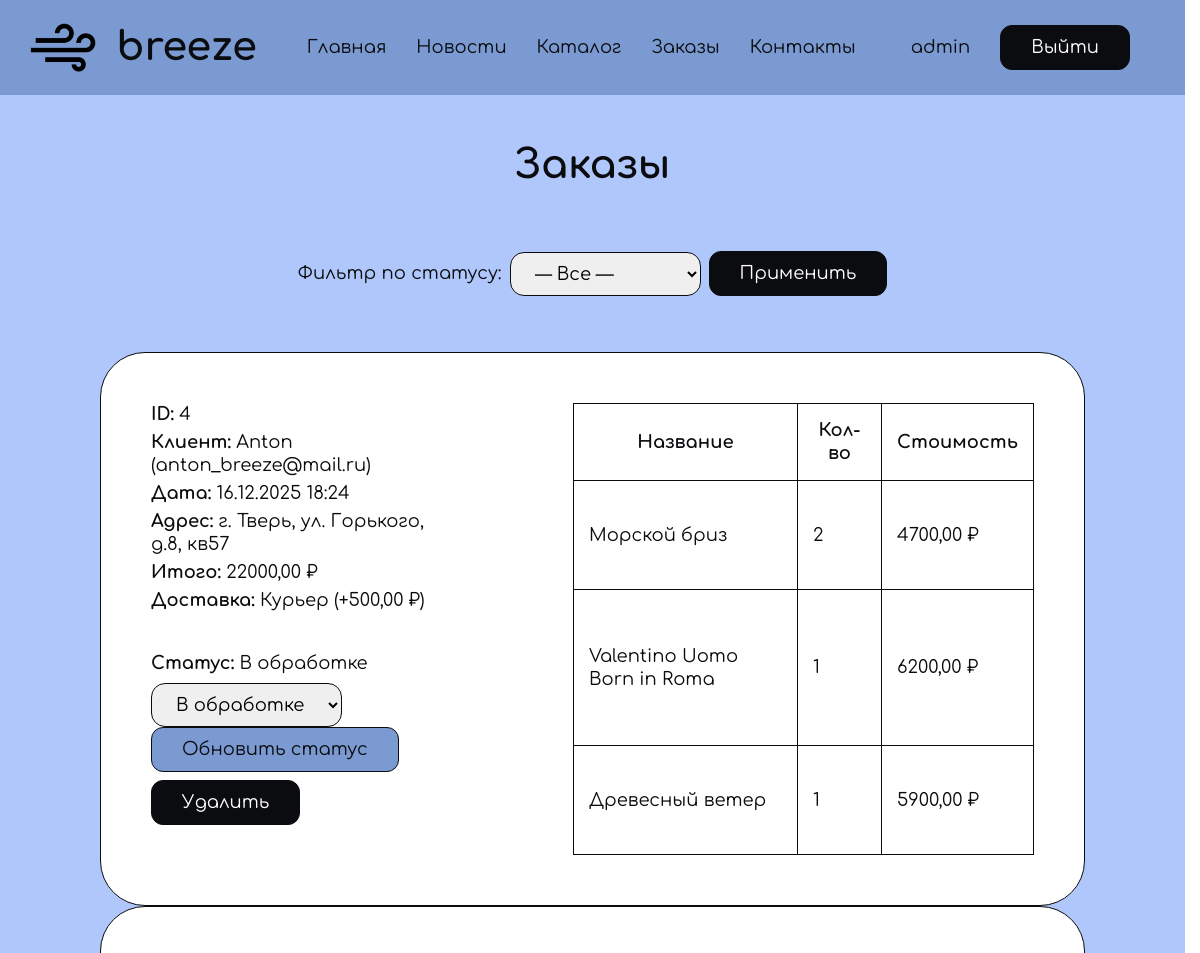
The page /orders/ (signed in, upper part) on the database as committed earlier.
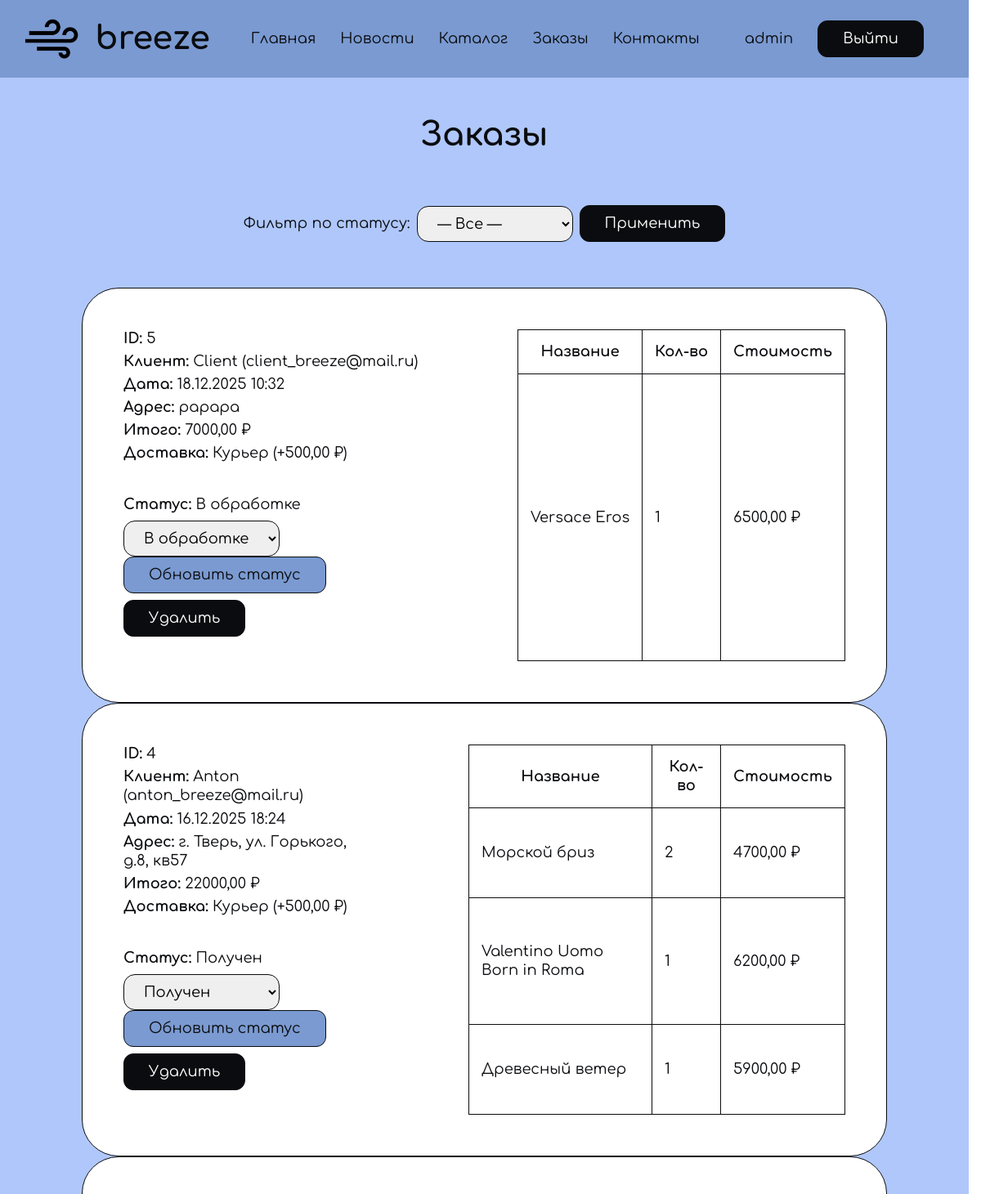
The same page on the database as committed later.
### shop/models.py (models this page shows, shortened)
class Order(models.Model):
    STATUS_CHOICES = [
        ('processing', 'В обработке'),
        ('on_the_way', 'В пути'),
        ('completed', 'Получен'),
        ('cancelled', 'Отменён'),
    ]
    DELIVERY_CHOICES = [
        ('courier', 'Курьер'),
        ('mail', 'Почта'),
        ('pickup', 'Самовывоз'),
    ]
    user = models.ForeignKey(User, null=True, blank=True, on_delete=models.SET_NULL, related_name='orders')
    created_at = models.DateTimeField(auto_now_add=True)
    address = models.TextField(blank=True)  # может быть пуст для самовывоза
    payment_method = models.CharField(max_length=50, default='card')  # можно расширить
    delivery_type = models.CharField(max_length=20, choices=DELIVERY_CHOICES, default='pickup')
    delivery_cost = models.DecimalField(max_digits=8, decimal_places=2, default=Decimal('0.00'))
    total = models.DecimalField(max_digits=12, decimal_places=2, default=Decimal('0.00'))
    status = models.CharField(max_length=20, choices=STATUS_CHOICES, default='processing')

class OrderItem(models.Model):
    order = models.ForeignKey(Order, on_delete=models.CASCADE, related_name='items')
    product = models.ForeignKey('shop.Product', null=True, blank=True, on_delete=models.SET_NULL)
    name = models.CharField(max_length=255)
    price = models.DecimalField(max_digits=10, decimal_places=2)  # цена на момент заказа
    quantity = models.PositiveIntegerField(
        default=1,
        validators=[MinValueValidator(1), MaxValueValidator(100)]
    )

class Product(models.Model):
    CAT_MONO = 'mono'
    CAT_AUTHOR = 'author'
    CAT_POPULAR = 'popular'
    CATEGORY_CHOICES = [
        (CAT_MONO, 'Моно-ароматы'),
        (CAT_AUTHOR, 'Авторские композиции'),
        (CAT_POPULAR, 'Популярные композиции'),
    ]
    name = models.CharField("Заголовок", max_length=255)
    slug = models.SlugField("Slug", max_length=255, unique=True, blank=True)
    category = models.CharField("Категория", max_length=30, choices=CATEGORY_CHOICES, default=CAT_MONO)
    description = models.TextField("Описание", blank=True)
    price = models.DecimalField("Цена", max_digits=10, decimal_places=2)
    image = models.ImageField("Изображение", upload_to='products/', null=True, blank=True)
    created_at = models.DateTimeField(auto_now_add=True)
    updated_at = models.DateTimeField(auto_now=True)
    in_stock = models.BooleanField("В наличии", default=True)
    class Meta:
        ordering = ['-created_at']

### shop/views.py (the view)
# urls.py: path('orders/', views.orders_list_view, name='orders_list'),  # для менеджера
@user_passes_test(is_manager_or_admin)
def orders_list_view(request):
    qs = Order.objects.all().order_by('-created_at')
    status = request.GET.get('status', '')  # например 'processing', 'completed', 'cancelled', ''
    q = request.GET.get('q', '').strip()
    if status and status != 'all':
        qs = qs.filter(status=status)
    if q:
        if q.isdigit():
            qs = qs.filter(pk=int(q))
        else:
            qs = qs.filter(client_email__icontains=q)  # или user__email__icontains
    context = {
        'orders': qs,
        'status': status,
        'q': q,
        'status_choices': Order.STATUS_CHOICES,
    }
    return render(request, 'shop/orders.html', context)

### accounts/context_processors.py (called while the page is built)
def user_role_flags(request):
    user = request.user
    is_manager = False
    is_client = False
    if user.is_authenticated:
        try:
            role = getattr(user, 'profile', None) and user.profile.role
        except Exception:
            role = None
        is_manager = user.is_superuser or (role == 'manager')
        is_client = (role == 'client') or (not user.is_superuser and role != 'manager')
    return {
        'is_manager': is_manager,
        'is_client': is_client,
    }

### shop/views.py (called while the page is built)
def is_manager_or_admin(user):
    try:
        return user.is_authenticated and (user.is_superuser or getattr(user.profile, 'role', '') == 'manager')
    except Exception:
        return user.is_authenticated and user.is_superuser

### shop/templates/shop/orders.html (shortened to what this page needs)
{% extends 'shop/base.html' %}
{% load static %}
{% block content %}
<main class="content">
  <section class="section container section-blue">
    <header class="section__header header-center">
      <h1 class="section__title h2">Заказы</h1>
    </header>
    <div class="section__body">
      <div class="orders">
        <div class="orders-controls" style="margin-bottom:16px;">
          <form method="get" class="orders-filter" style="display:flex; gap:8px; align-items:center;">
            <label for="status">Фильтр по статусу:</label>
            <select name="status" id="status" class="select">
              <option value="">— Все —</option>
            </select>
            <button type="submit" class="button">Применить</button>
          </form>
        </div>
        <div class="orders-list">
          {% if orders %}
              {% for order in orders %}
                <div class="order">
                  <div class="order__info" >
                    <div class="order__info-extra">
                      <div class="order__info-card">
                        <div><strong>ID:</strong> {{ order.id }}</div>
                        <div><strong>Клиент:</strong>
                          {% if order.user %}
                            {{ order.user.get_full_name|default:order.user.username }} ({{ order.user.email }})
                          {% else %}
                            Гость
                          {% endif %}
                        </div>
                        <div><strong>Дата:</strong> {{ order.created_at|date:"d.m.Y H:i" }}</div>
                        <div><strong>Адрес:</strong> {{ order.address|default:"—" }}</div>
                        <div><strong>Итого:</strong> {{ order.total }} ₽</div>
                        <div><strong>Доставка:</strong> {{ order.get_delivery_type_display }} (+{{ order.delivery_cost }} ₽)</div>
                      </div>
                      <div class="order__buttons" style="min-width:280px;">
                        <div><strong>Статус:</strong> {{ order.get_status_display }}</div>
                        <form method="post" action="{% url 'shop:order_update_status' order.id %}" style="margin-top:8px;">
                          <select id="status-{{ order.id }}" name="status" class="select">
                            {% for val,label in status_choices %}
                              <option value="{{ val }}" {% if order.status == val %}selected{% endif %}>{{ label }}</option>
                            {% endfor %}
                          </select>
                          <button type="submit" class="button button-blue">Обновить статус</button>
                        </form>
                        <form method="post" action="{% url 'shop:order_delete' order.id %}" style="margin-top:8px;">
                          <button class="button button-delete" type="submit" onclick="return confirm('Удалить заказ #{{ order.id }}?')">Удалить</button>
                        </form>
                      </div>
                    </div>
                  </div>
                  <div class="order__info-products">
                    <table>
                      <thead>
                        <tr>
                          <th>Название</th>
                          <th>Кол-во</th>
                          <th>Стоимость</th>
                        </tr>
                      </thead>
                      <tbody>
                        {% for item in order.items.all %}
                          <tr>
                            <td>{{ item.product.name|default:item.name }}</td>
                            <td>{{ item.quantity }}</td>
                            <td>{{ item.price }} ₽</td>
                          </tr>
                        {% empty %}
                          <tr><td colspan="3">Нет товаров</td></tr>
                        {% endfor %}
                      </tbody>
                    </table>
                  </div>
                </div>
              {% endfor %}
          {% else %}
            <p>Заказов пока нет.</p>
          {% endif %}
        </div>
      </div>
    </div>
  </section>
</main>
{% endblock %}

Rows that differ between the two databases and show on the page:
added Order: id "5", user.get_full_name "Client", user.email "client_breeze@mail.ru", created_at "18.12.2025 10:32", address "рарара", total "7000,00", delivery_type "Курьер", delivery_cost "500,00", status "В обработке"
added OrderItem: product.name "Versace Eros", quantity "1", price "6500,00", shown under "5"
changed Order "г. Тверь, ул. Горького, д.8, кв57": status "В обработке" → "Получен"
